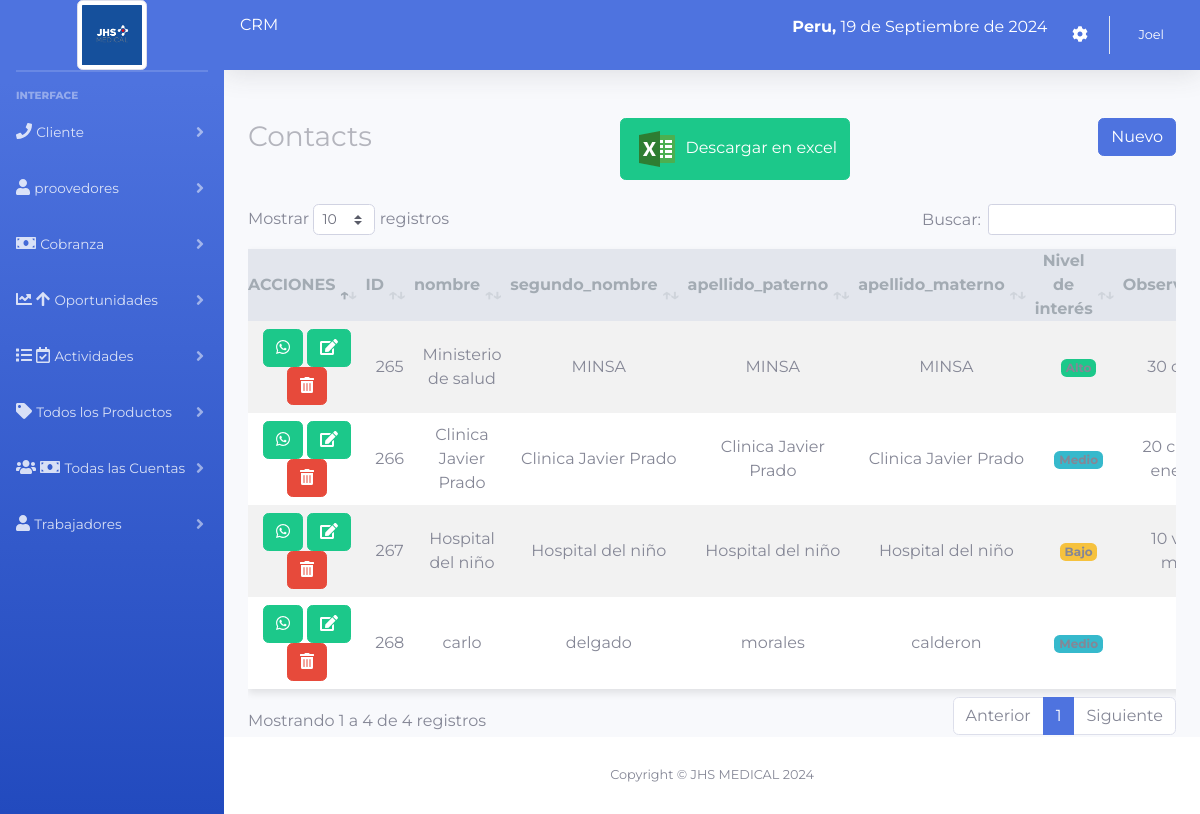
/sistema/lista_contact.php (signed in), run on the app's committed database.
### tables this page shows
CREATE TABLE `contacts` (
  `idContacts` int(11) NOT NULL,
  `nombre` varchar(255) DEFAULT NULL,
  `segundo_nombre` varchar(255) DEFAULT NULL,
  `apellido_paterno` varchar(255) DEFAULT NULL,
  `apellido_materno` varchar(255) DEFAULT NULL,
  `Nivel de interés` varchar(255) DEFAULT NULL,
  `observaciones` varchar(255) DEFAULT NULL,
  `email` varchar(255) DEFAULT NULL,
  `telefono_fijo` varchar(20) DEFAULT NULL,
  `celular` varchar(20) DEFAULT NULL,
  `COD_idusuario` int(11) NOT NULL,
  `AddedContacts` datetime NOT NULL DEFAULT current_timestamp()
);

### sistema/lista_contact.php (the view, shortened to what this page needs)
<?php include_once "includes/header.php"; ?>
<div class="container-fluid">
	<div class="d-sm-flex align-items-center justify-content-between mb-4">
		<h1 class="h3 mb-0 text-gray-800">Contacts</h1>
		<form action="./includes/excel_contact.php" method="POST">
		<br>
		<button type="sumbit" class="btn btn-success"> <img src="./img/icon-excel.png" alt="Excel"> Descargar en excel</button>
		</form>
		<?php if (verificarmostrarDatos(mostrarDatos(2), 1) != -1) { ?>
		<a href="agregar_contact.php" class="btn btn-primary">Nuevo</a>
		<?php } ?>
	</div>
	<div class="row">
		<div class="col-lg-12">
			<div class="table-responsive">
				<table class="mi-tabla" id="table">
					<thead class="thead-dark">
						<tr>
					    	<th>ACCIONES</th>
							<th>ID</th>
							<th>nombre</th>
							<th>segundo_nombre</th>
							<th>apellido_paterno</th>
							<th>apellido_materno</th>
							<th>Nivel de interés</th>
							<th>Observaciones</th>
						</tr>
					</thead>
					<tbody>
						<?php
						include "../conexion.php";
						if ($_SESSION['rol'] == 1) {
							$query = mysqli_query($conexion, "SELECT * FROM `contacts`");
						}else{
							$query = mysqli_query($conexion, "SELECT * FROM `contacts` WHERE COD_idusuario = " . $_SESSION['idUser']);
						}
						$result = mysqli_num_rows($query);
						if ($result > 0) {
							while ($data = mysqli_fetch_assoc($query)) { ?>
								<tr>
								    <td>
									 <a href="https://wa.me/<?php echo $data['celular']; ?>?text=Hola%20que%20tal%20te%20saluda%20<?php echo $_SESSION['nombre']; ?>%20mucho%20gusto%20<?php echo $data['nombre']; ?>%20<?php echo $data['segundo_nombre']; ?>%20<?php echo $data['apellido_paterno']; ?>%20<?php echo $data['apellido_materno']; ?>" class="btn btn-success" target="_blank"><i class='fab fa-whatsapp'></i></a>
											 <?php if (verificarmostrarDatos(mostrarDatos(2), 3) != -1) { ?>
											 <a href="editar_contact.php?id=<?php echo $data['idContacts']; ?>" class="btn btn-success"><i class='fas fa-edit'></i></a>
											 <?php } ?>
											 <?php if (verificarmostrarDatos(mostrarDatos(2), 4) != -1) { ?>
											 <form action="eliminar_contact.php?id=<?php echo $data['idContacts']; ?>" method="post" class="confirmar d-inline">
												 <button class="btn btn-danger" type="submit"><i class='fas fa-trash-alt'></i> </button>
											 </form>
											 <?php } ?>
								    </td>
									<td><?php echo $data['idContacts']; ?></td>
									<td><?php echo $data['nombre']; ?></td>
									<td><?php echo $data['segundo_nombre']; ?></td>
									<td><?php echo $data['apellido_paterno']; ?></td>
									<td><?php echo $data['apellido_materno']; ?></td>
									<?php
									$nivelInteres = $data['Nivel de interés'];
									$colorClass = '';
									if ($nivelInteres === 'Bajo') {
									$colorClass = 'bg-warning';
									} elseif ($nivelInteres === 'Medio') {
									$colorClass = 'bg-info';
									} elseif ($nivelInteres === 'Alto') {
									$colorClass = 'bg-success';
									}
									?>
									<?php if (!empty($colorClass)): ?>
									<td><span class="badge <?php echo $colorClass; ?>"><?php echo $nivelInteres; ?></span></td>
									<?php else: ?>
									<td><?php echo $nivelInteres; ?></td>
									<?php endif; ?>
									<td><?php echo $data['observaciones']; ?></td>
								</tr>
						<?php }
						} ?>
					</tbody>
				</table>
			</div>
		</div>
	</div>
</div>
</div>
<?php include_once "includes/footer.php"; ?>

### sistema/includes/header.php (style rules this page uses)
body { font-family: 'Montserrat', sans-serif; }
.mi-tabla { border-collapse: collapse; width: 100%; max-width: 800px; margin: 0 auto; background-color: #ffffff; box-shadow: 0px 4px 8px rgba(0, 0, 0, 0.1); }
.mi-tabla th { background-color: #e3e6ed; color: #a3abb3; font-weight: bold; height: 50px; text-align: center; }
.mi-tabla td { padding: 8px; text-align: center; }
.mi-tabla tr:nth-child(odd) { background-color: #f2f2f2; }

### sistema/includes/footer.php (style rules this page uses)
* { margin: 0; padding: 0; box-sizing: border-box; font-family: 'Montserrat', sans-serif; }

### data on the page
contacts: idContacts "265", nombre "Ministerio de salud", segundo_nombre "MINSA", apellido_paterno "MINSA", apellido_materno "MINSA", observaciones "30…"
contacts: idContacts "266", nombre "Clinica Javier Prado", segundo_nombre "Clinica Javier Prado", apellido_paterno "Clinica Javier Prado", apellido_materno "Clinica Javier Prado", observaciones "20…"
contacts: idContacts "267", nombre "Hospital del niño", segundo_nombre "Hospital del niño", apellido_paterno "Hospital del niño", apellido_materno "Hospital del niño", Nivel de interés "Bajo", observaciones "10…"
contacts: idContacts "268", nombre "carlo", segundo_nombre "delgado", apellido_paterno "morales", apellido_materno "calderon"

### other printed values
fechaPeru() "19 de Septiembre de 2024"
$_SESSION['nombre'] "Joel"
